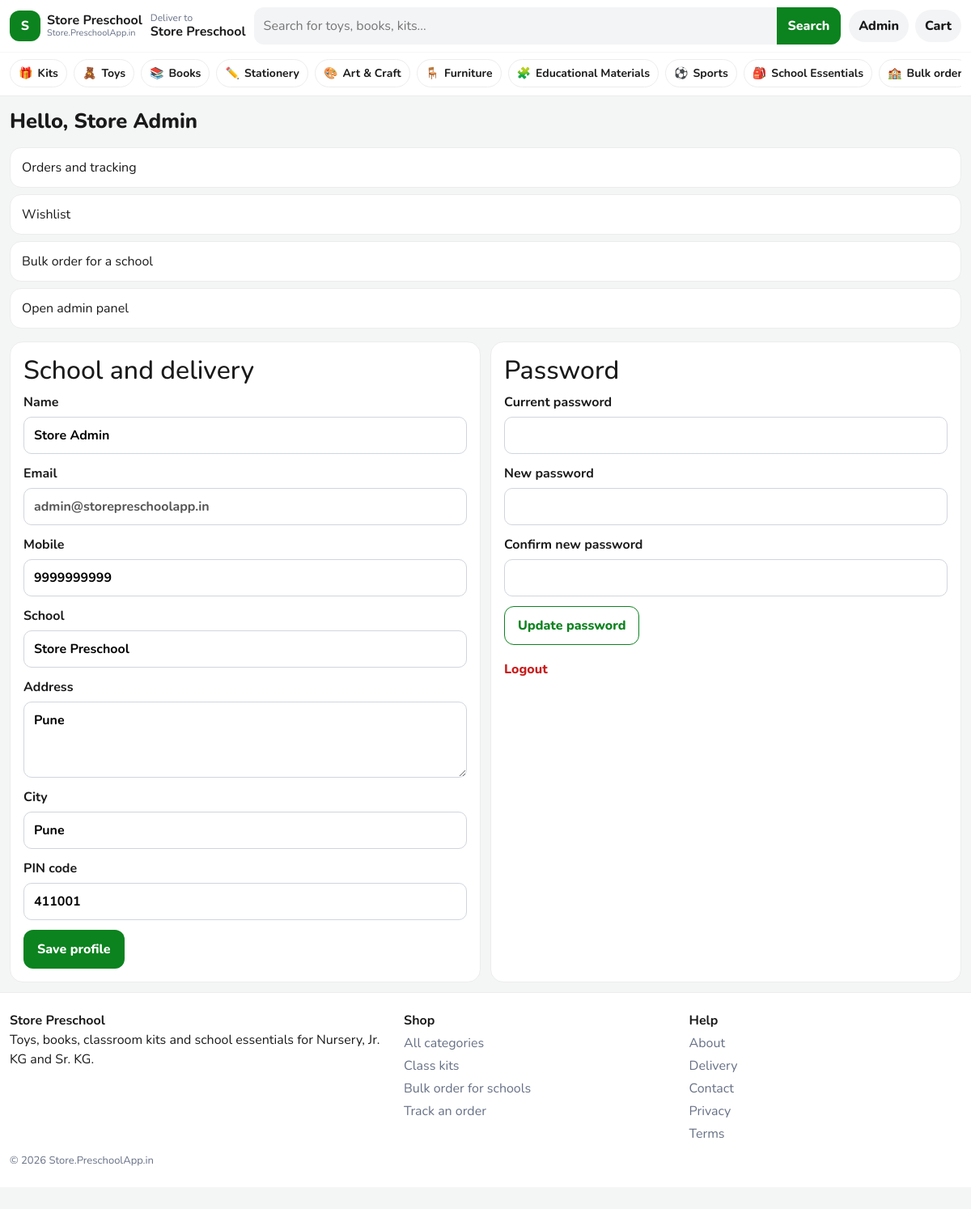
The app's page /account.php (signed in) with its own data.
### tables this page shows
CREATE TABLE users (
    id INT UNSIGNED AUTO_INCREMENT PRIMARY KEY,
    name VARCHAR(120) NOT NULL,
    email VARCHAR(160) NOT NULL,
    phone VARCHAR(15) NOT NULL,
    password_hash VARCHAR(255) NOT NULL,
    role ENUM('customer', 'admin') NOT NULL DEFAULT 'customer',
    school_name VARCHAR(180) NULL,
    address VARCHAR(500) NULL,
    city VARCHAR(80) NULL,
    pincode VARCHAR(10) NULL,
    is_active TINYINT(1) NOT NULL DEFAULT 1,
    created_at TIMESTAMP NOT NULL DEFAULT CURRENT_TIMESTAMP,
    UNIQUE KEY uniq_email (email)
);

CREATE TABLE categories (
    id INT UNSIGNED AUTO_INCREMENT PRIMARY KEY,
    name VARCHAR(80) NOT NULL,
    slug VARCHAR(80) NOT NULL,
    emoji VARCHAR(16) NOT NULL,
    description VARCHAR(255) NOT NULL,
    sort_order INT NOT NULL DEFAULT 0,
    is_active TINYINT(1) NOT NULL DEFAULT 1,
    UNIQUE KEY uniq_slug (slug)
);

### includes/functions.php (called while the page is built, shortened)
<?php
function e(mixed $value): string
{
    return htmlspecialchars((string) $value, ENT_QUOTES | ENT_SUBSTITUTE, 'UTF-8');
}
function url(string $path = ''): string
{
    $base = rtrim(BASE_URL, '/');
    if ($path === '') {
        return $base === '' ? '/' : $base . '/';
    }
    return ($base === '' ? '' : $base) . '/' . ltrim($path, '/');
}
function current_user(): ?array
{
    static $loaded = false;
    static $user = null;
    if ($loaded) {
        return $user;
    }
    $loaded = true;
    $stmt = db()->prepare('SELECT * FROM users WHERE id = ? LIMIT 1');
    $stmt->execute([(int) $_SESSION['user_id']]);
    $row = $stmt->fetch();
    $user = $row;
    return $user;
}
function require_login(): void
{
    if (!current_user()) {
        redirect(url('login.php?next=' . urlencode(current_path())));
    }
}

### includes/commerce.php (called while the page is built, shortened)
<?php
function categories_all(bool $activeOnly = true): array
{
    $sql = 'SELECT c.*, COUNT(p.id) AS product_count
            FROM categories c
            LEFT JOIN products p ON p.category_id = c.id AND p.is_active = 1';
    if ($activeOnly) {
        $sql .= ' WHERE c.is_active = 1';
    }
    $sql .= ' GROUP BY c.id ORDER BY c.sort_order, c.name';
    return db()->query($sql)->fetchAll();
}
function cart_owner(): array
{
    $userId = !empty($_SESSION['user_id']) ? (int) $_SESSION['user_id'] : null;
    return [$userId, session_id()];
}
function cart_lines(): array
{
    [$userId, $sessionId] = cart_owner();
    if ($userId) {
        $stmt = db()->prepare('SELECT ci.id AS cart_id, ci.quantity, p.id, p.name, p.slug, p.price, p.mrp, p.stock, p.emoji, p.image, p.unit_label, p.category_id, p.is_active
            FROM cart_items ci JOIN products p ON p.id = ci.product_id
            WHERE ci.user_id = ? AND p.is_active = 1 ORDER BY ci.id');
        $stmt->execute([$userId]);
    }
    return $stmt->fetchAll();
}
function cart_summary(bool $refresh = false): array
{
    static $cache = null;
    if ($cache !== null) {
        return $cache;
    }
    $items = cart_lines();
    $subtotal = 0.0;
    $discount = 0.0;
    $coupon = null;
    $couponError = null;
    $net = round($subtotal - $discount, 2);
    $delivery = ($items && $net > 0 && $net < FREE_DELIVERY_ABOVE) ? (float) DELIVERY_FEE : 0.0;
    $total = round($net + $delivery, 2);
    $count = 0;
    $cache = [
        'items' => $items,
        'count' => $count,
        'subtotal' => $subtotal,
        'discount' => $discount,
        'coupon' => $coupon,
        'coupon_error' => $couponError,
        'delivery' => $delivery,
        'total' => $total,
    ];
    return $cache;
}

### config/database.php (called while the page is built, shortened)
<?php
function db(): PDO
{
    static $pdo = null;
    if ($pdo instanceof PDO) {
        return $pdo;
    }
    $dsn = sprintf(
        'mysql:host=%s;port=%d;dbname=%s;charset=%s',
        DB_HOST,
        DB_PORT,
        DB_NAME,
        DB_CHARSET
    );
    $pdo = new PDO($dsn, DB_USER, DB_PASS, [
        PDO::ATTR_ERRMODE => PDO::ERRMODE_EXCEPTION,
        PDO::ATTR_DEFAULT_FETCH_MODE => PDO::FETCH_ASSOC,
        PDO::ATTR_EMULATE_PREPARES => false,
    ]);
    return $pdo;
}

### account.php (the view, shortened to what this page needs)
<?php
require_login();
$user = current_user();
require __DIR__ . '/includes/header.php';
?>
<div class="wrap">
    <div class="page-head"><h1>Hello, <?= e($user['name']) ?></h1></div>
    <div class="menu-list" style="margin-bottom:16px">
        <a href="<?= e(url('orders.php')) ?>">Orders and tracking</a>
        <a href="<?= e(url('wishlist.php')) ?>">Wishlist</a>
        <a href="<?= e(url('bulk-order.php')) ?>">Bulk order for a school</a>
        <?php if ($user['role'] === 'admin'): ?><a href="<?= e(url('admin/index.php')) ?>">Open admin panel</a><?php endif; ?>
    </div>
    <div class="two">
        <form method="post" class="panel">
            <h2>School and delivery</h2>
            <label class="field">Name<input name="name" required value="<?= e($user['name']) ?>"></label>
            <label class="field">Email<input value="<?= e($user['email']) ?>" disabled></label>
            <label class="field">Mobile<input name="mobile" required value="<?= e($user['phone']) ?>"></label>
            <label class="field">School<input name="school_name" value="<?= e($user['school_name'] ?? '') ?>"></label>
            <label class="field">Address<textarea name="address" rows="3"><?= e($user['address'] ?? '') ?></textarea></label>
            <label class="field">City<input name="city" value="<?= e($user['city'] ?? '') ?>"></label>
            <label class="field">PIN code<input name="pincode" value="<?= e($user['pincode'] ?? '') ?>"></label>
            <button class="btn btn-green" type="submit">Save profile</button>
        </form>
        <form method="post" class="panel">
            <h2>Password</h2>
            <label class="field">Current password<input type="password" name="current_password" required></label>
            <label class="field">New password<input type="password" name="password" required></label>
            <label class="field">Confirm new password<input type="password" name="confirm" required></label>
            <button class="btn btn-line" type="submit">Update password</button>
            <div style="margin-top:18px">
                <button class="text-btn" type="submit" form="logout-form">Logout</button>
            </div>
        </form>
    </div>
</div>
<?php require __DIR__ . '/includes/footer.php'; ?>

### includes/header.php (shortened to what this page needs)
<?php
$pageTitle = $pageTitle ?? APP_NAME;
$simpleHeader = $simpleHeader ?? false;
$hideDock = $hideDock ?? false;
$user = current_user();
$categories = categories_all();
$cartSummary = cart_summary();
$cartCount = (int) $cartSummary['count'];
$searchValue = trim((string) ($_GET['q'] ?? ''));
?>
<!doctype html>
<html lang="en">
<head>
    <link href="https://cdn.jsdelivr.net/npm/bootstrap@5.3.3/dist/css/bootstrap.min.css" rel="stylesheet">
    <link href="<?= e(url('assets/css/style.css')) ?>" rel="stylesheet">
</head>
<body class="<?= $cartCount > 0 && !$hideDock ? 'has-dock' : '' ?>">
<header class="site-header">
    <div class="wrap header-top">
        <a class="logo" href="<?= e(url()) ?>">
            <span class="logo-mark">S</span>
            <span class="logo-text">
                <strong>Store Preschool</strong>
                <small><?= e(APP_DOMAIN) ?></small>
            </span>
        </a>
        <?php if (!$simpleHeader): ?>
            <div class="loc">
                <span>Deliver to</span>
                <strong><?= e($user['school_name'] ?? 'Your school') ?></strong>
            </div>
            <form class="search" action="<?= e(url('search.php')) ?>" method="get" role="search">
                <input id="q" name="q" value="<?= e($searchValue) ?>" placeholder="Search for toys, books, kits..." autocomplete="off">
                <button type="submit">Search</button>
            </form>
        <?php else: ?>
            <div class="simple-title"><?= e($pageTitle) ?></div>
        <?php endif; ?>
        <div class="header-actions">
            <?php if ($user): ?>
                <a class="header-link" href="<?= e(url($user['role'] === 'admin' ? 'admin/index.php' : 'account.php')) ?>">
                    <?= e($user['role'] === 'admin' ? 'Admin' : strtok($user['name'], ' ')) ?>
                </a>
            <?php else: ?>
                <a class="header-link" href="<?= e(url('login.php')) ?>">Login</a>
            <?php endif; ?>
            <a class="header-cart" href="<?= e(url('cart.php')) ?>">
                Cart
            </a>
        </div>
    </div>
    <?php if (!$simpleHeader): ?>
        <nav class="cat-nav" aria-label="Categories">
            <div class="wrap cat-scroll">
                <a href="<?= e(url('kits.php')) ?>"><span>🎁</span>Kits</a>
                <?php foreach ($categories as $category): ?>
                    <a href="<?= e(url('category.php?slug=' . rawurlencode((string) $category['slug']))) ?>">
                        <span><?= e($category['emoji']) ?></span><?= e($category['name']) ?>
                    </a>
                <?php endforeach; ?>
                <a href="<?= e(url('bulk-order.php')) ?>"><span>🏫</span>Bulk order</a>
            </div>
        </nav>
    <?php endif; ?>
</header>
<main id="main">

### assets/css/style.css (style rules this page uses)
:root { --green: #0c831f; --green-dark: #086318; --green-soft: #e8f6ea; --ink: #1a1a1a; --muted: #667085; --line: #ececec; --bg: #f4f6f5; --card: #fff; --off: #1d4ed8; --bad: #c81e1e; --warn: #b45309; --shadow: 0 8px 24px rgba(16, 24, 40, .06); }
* { box-sizing: border-box; }
html { scroll-behavior: smooth; }
body { margin: 0; background: var(--bg); color: var(--ink); font-family: Nunito, "Segoe UI", sans-serif; padding-bottom: 84px; }
a { color: inherit; }
button, input, select, textarea { font: inherit; }
h1, h2, h3, p { margin-top: 0; }
.wrap { width: min(1180px, calc(100% - 24px)); margin: 0 auto; }
.site-header { position: sticky; top: 0; z-index: 40; background: #fff; border-bottom: 1px solid var(--line); }
.header-top { display: grid; grid-template-columns: 1fr auto; gap: 10px; align-items: center; min-height: 64px; padding: 8px 0; }
.search { grid-column: 1 / -1; }
.logo { display: flex; gap: 8px; align-items: center; text-decoration: none; }
.logo-mark { width: 38px; height: 38px; border-radius: 12px; background: var(--green); color: #fff; display: grid; place-items: center; font-weight: 800; }
.logo-text { display: flex; flex-direction: column; line-height: 1.1; }
.logo-text small { color: var(--muted); font-size: 11px; }
.loc { display: none; }
.search { position: relative; display: flex; background: #f3f4f6; border-radius: 12px; overflow: visible; }
.search input { flex: 1; border: 0; background: transparent; padding: 11px 12px; outline: none; min-width: 0; }
.search button { border: 0; background: var(--green); color: #fff; font-weight: 800; padding: 0 14px; border-radius: 0 12px 12px 0; }
.header-actions { display: flex; gap: 8px; align-items: center; }
.header-link, .header-cart { text-decoration: none; font-weight: 800; background: #f3f4f6; border-radius: 999px; padding: 8px 12px; }
.header-cart { position: relative; }
.cat-nav { border-top: 1px solid #f6f6f6; }
.cat-scroll { display: flex; gap: 8px; overflow-x: auto; padding: 8px 0 10px; scrollbar-width: none; }
.cat-scroll a { flex: 0 0 auto; text-decoration: none; background: #fff; border: 1px solid var(--line); border-radius: 999px; padding: 6px 10px; font-weight: 700; font-size: 14px; display: flex; gap: 6px; align-items: center; }
.hero-copy, .hero-kit, .panel, .bill, .pcard, .info-card, .account-card { background: var(--card); border: 1px solid var(--line); border-radius: 16px; }
.btn { display: inline-flex; align-items: center; justify-content: center; gap: 6px; border-radius: 12px; padding: 11px 16px; font-weight: 800; text-decoration: none; border: 1px solid transparent; cursor: pointer; }
.btn-green { background: var(--green); color: #fff; }
.btn-line { background: #fff; color: var(--green); border-color: var(--green); }
.page-head { padding: 16px 0 8px; }
.page-head h1 { font-size: 1.6rem; font-weight: 800; }
.filters select, .field input, .field select, .field textarea, .inline-stock { border: 1px solid #d0d5dd; border-radius: 10px; padding: 10px 12px; background: #fff; width: 100%; }
.panel, .bill, .account-card, .info-card { padding: 16px; }
.linkish, .text-btn { background: none; border: 0; color: var(--bad); font-weight: 800; padding: 0; cursor: pointer; text-decoration: none; }
.account-grid, .stat-grid, .two { display: grid; gap: 12px; }
.menu-list { display: grid; gap: 8px; }
.menu-list a, .order-card { display: block; background: #fff; border: 1px solid var(--line); border-radius: 14px; padding: 12px 14px; text-decoration: none; }
.field { display: grid; gap: 6px; margin-bottom: 12px; font-weight: 700; }
@media (min-width: 768px) { .header-top { grid-template-columns: auto auto minmax(220px, 1fr) auto; } }
@media (min-width: 768px) { .search { grid-column: auto; } }
@media (min-width: 768px) { .loc { display: block; line-height: 1.15; } }
@media (min-width: 768px) { .loc span { display: block; color: var(--muted); font-size: 12px; } }
@media (min-width: 768px) { .two { grid-template-columns: 1fr 1fr; } }
@media (min-width: 992px) { body, body.has-dock { padding-bottom: 28px; } }

### records on screen
users: school_name "Store Preschool", role "Admin", name "Store Admin", email "admin@storepreschoolapp.in", mobile "9999999999", address "Pune", city "Pune", pincode "411001"
categories: emoji "🧸", name "Toys"
categories: emoji "📚", name "Books"
categories: emoji "✏️", name "Stationery"
categories: emoji "🎨", name "Art & Craft"
categories: emoji "🪑", name "Furniture"
categories: emoji "🧩", name "Educational Materials"
categories: emoji "⚽", name "Sports"
categories: emoji "🎒", name "School Essentials"

### other values on screen
APP_DOMAIN "Store.PreschoolApp.in"
